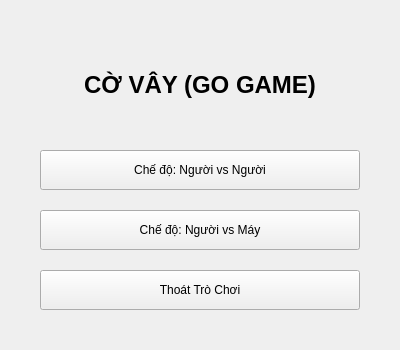
<?xml version="1.0" encoding="UTF-8"?>
<ui version="4.0">
 <class>MenuWidget</class>
 <widget class="QWidget" name="MenuWidget">
  <property name="geometry">
   <rect>
    <x>0</x>
    <y>0</y>
    <width>400</width>
    <height>350</height>
   </rect>
  </property>
  <property name="windowTitle">
   <string>Menu Trò Chơi</string>
  </property>
  <layout class="QVBoxLayout" name="verticalLayout">
   <property name="spacing">
    <number>20</number>
   </property>
   <property name="leftMargin">
    <number>40</number>
   </property>
   <property name="topMargin">
    <number>40</number>
   </property>
   <property name="rightMargin">
    <number>40</number>
   </property>
   <property name="bottomMargin">
    <number>40</number>
   </property>
   <item>
    <widget class="QLabel" name="lbl_title">
     <property name="font">
      <font>
       <pointsize>18</pointsize>
       <bold>true</bold>
      </font>
     </property>
     <property name="text">
      <string>CỜ VÂY (GO GAME)</string>
     </property>
     <property name="alignment">
      <set>Qt::AlignCenter</set>
     </property>
    </widget>
   </item>
   <item>
    <widget class="QPushButton" name="btn_pvp">
     <property name="minimumSize">
      <size>
       <width>0</width>
       <height>40</height>
      </size>
     </property>
     <property name="text">
      <string>Chế độ: Người vs Người</string>
     </property>
    </widget>
   </item>
   <item>
    <widget class="QPushButton" name="btn_pve">
     <property name="minimumSize">
      <size>
       <width>0</width>
       <height>40</height>
      </size>
     </property>
     <property name="text">
      <string>Chế độ: Người vs Máy</string>
     </property>
    </widget>
   </item>
   <item>
    <widget class="QPushButton" name="btn_exit">
     <property name="minimumSize">
      <size>
       <width>0</width>
       <height>40</height>
      </size>
     </property>
     <property name="text">
      <string>Thoát Trò Chơi</string>
     </property>
    </widget>
   </item>
  </layout>
 </widget>
 <resources/>
 <connections/>
</ui>
